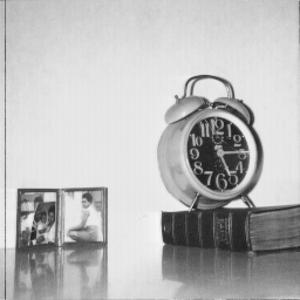
#> input picture data/image.jpg, 300 x 300 px
$ jupyter execute --allow-errors pybx_walkthrough_0.4.ipynb   (shell and % lines are left out)
#> lines starting #> are read from the running program, lines starting #| are printed output that depends on the picture
### pybx/anchor.py
"""Methods to generate anchor boxes of different aspect ratios.

Docs: https://thatgeeman.github.io/pybx/anchor.html.md"""

# AUTOGENERATED! DO NOT EDIT! File to edit: ../nbs/00_anchor.ipynb.

# %% auto #0
__all__ = [
    "MatchResult",
    "bx",
    "bxs",
    "get_gt_thresh_iou",
    "get_gt_max_iou",
    "get_gt_offsets",
]

# %% ../nbs/00_anchor.ipynb #642b16c6
import inspect
from dataclasses import dataclass

import math
import numpy as np
from fastcore.foundation import L, mask2idxs
from fastcore.utils import gt, is_listy
from numpy.typing import ArrayLike
from typing import Union
import json
from collections import defaultdict
import warnings

from .ops import named_idx
from .basics import get_bx, stack_bxs_inplace, BX_TYPE, BaseBx, Bx, bbx, get_bx
from .utils import get_edges, validate_boxes, as_tuple, reassign_label
from .excepts import NoGroundTruthBxs


@dataclass
class MatchResult:
    """Structured output from ground-truth/anchor matching.

    `box_ids` preserves the identity and input order of every ground-truth box.
    The remaining mappings use those same IDs as keys. Tuple unpacking and
    integer indexing expose `(matched_boxes, ious, masks)` for compatibility.
    """

    box_ids: tuple
    anchor_indices: dict
    ious: dict
    masks: dict
    matched_boxes: dict

    def __iter__(self):
        return iter((self.matched_boxes, self.ious, self.masks))

    def __getitem__(self, index):
        return (self.matched_boxes, self.ious, self.masks)[index]


# [41 lines left out: functions _resolve_box_ids, _pairwise_iou, not called in this run]


# %% ../nbs/00_anchor.ipynb #c881e876
def bx(
    image_sz: (int, tuple),
    feature_sz: (int, tuple),
    asp_ratio: float = None,
    clip: bool = True,
    named: bool = True,
    anchor_sfx: str = "a",
    min_visibility: float = 0.25,
) -> ArrayLike:
    """Calculate anchor box coords given an image size and feature size
    for a single aspect ratio.

    Parameters
    ----------
    image_sz : (int,tuple)
        image size (width, height)
    feature_sz : (int,tuple)
        feature map size (width, height)
    asp_ratio : float, optional
        aspect ratio (width:height), by default None
    clip : bool, optional
        whether to apply np.clip, by default True
    named : bool, optional
        whether to return (coords, labels), by default True
    anchor_sfx : str, optional
        suffix anchor label with anchor_sfx, by default "a"
    min_visibility : float, optional
        minimum visibility dictates the condition for a box to be considered
        valid. The value corresponds to the ratio of expected area of an anchor box
        to the calculated area after clipping to image dimensions., by default 0.25

    Returns
    -------
    ArrayLike
        anchor box coordinates in `pascal_voc` format
        if named=True, a list of anchor box labels are also returned.
    """
    labels = None
    image_sz = as_tuple(image_sz)
    feature_sz = as_tuple(feature_sz)
    asp_ratio = 1.0 if asp_ratio is None else asp_ratio
    # n_boxes = __mul__(*feature_sz)
    top_edges = get_edges(image_sz, feature_sz, op="noop")
    bot_edge = get_edges(image_sz, feature_sz, op="add")
    coords = np.hstack([top_edges, bot_edge])  # raw coords
    coords_wh = coords[:, 2:] - coords[:, :2]  # w -> xmax-xmin, h -> ymax-ymin
    coords_center = coords[:, 2:] - coords_wh / 2  # xmax-w/2, ymax-h/2
    # scale the dimension of width and height with asp ratios
    _w = coords_wh[:, 0] * math.sqrt(asp_ratio)
    _h = coords_wh[:, 1] / math.sqrt(asp_ratio)
    coords_asp_wh = np.stack([_w, _h], -1)
    xy_min = coords_center - coords_asp_wh / 2
    xy_max = coords_center + coords_asp_wh / 2
    coords = np.hstack([xy_min, xy_max])
    # check for valid boxes
    b = validate_boxes(
        coords, image_sz, feature_sz, clip=clip, min_visibility=min_visibility
    )
    if named:
        anchor_sfx = f"{anchor_sfx}_{feature_sz[0]}x{feature_sz[1]}_{asp_ratio:.1f}_"
        labels = named_idx(len(b), anchor_sfx)
    # init multibx
    b = get_bx(
        b,
        labels,
    )
    return (b.coords, b.label) if named else b.coords


# %% ../nbs/00_anchor.ipynb #6620aaf3
# [301 lines left out: functions bxs, get_gt_thresh_iou, get_gt_max_iou, get_gt_offsets, not called in this run]

### pybx/vis.py
"""Visualize stacks of bounding boxes, raw records, target annotations, and model logits.

Docs: https://thatgeeman.github.io/pybx/vis.html.md"""

# AUTOGENERATED! DO NOT EDIT! File to edit: ../nbs/05_vis.ipynb.

# %% auto #0
__all__ = [
    "draw_outline",
    "get_color",
    "get_extents",
    "draw_text",
    "draw_rectangle",
    "draw_boxes",
    "draw",
    "VisBx",
]

# %% ../nbs/05_vis.ipynb #bcb31c66
import importlib
import inspect
from collections import defaultdict

import numpy as np
from fastcore.basics import store_attr

from .basics import *
from .anchor import bx
from .ops import voc_keys
from .sample import get_example, get_given_array


# [170 lines left out: functions _require_matplotlib, draw_outline, get_color, get_extents, draw_text, draw_rectangle and 2 more, not called in this run]


# %% ../nbs/05_vis.ipynb #dee3f489
class VisBx:
    """VisBx is used to visualize the bounding boxes.
    The image on of which the bounding boxes are to be drawn can be instantiated with
    `VisBx()` if needed. Calling the `show()` method of the `VisBx()` instance accepts
    bounding box coordinates and labels that are to be shown.
    The boxes can be provided as any of the internal objects (`MultiBx`, `BaseBx`, ...)
    or as any other raw format accepted by the internal objects.

    Displaying image array and annotations object:
        This is the default approach used by VisBx(). If no arguments are passed, a tuple
        denoting the size for random noise `random_img_sz=(100, 100, 1)` is expected.
        Some arguments:
        :param image_arr: image array of shape `(H, W, C)`. If None, it is set to a
            random noise image of `image_sz=(100,100,3)` by default.
        :param annots: annotations is any accepted format (see above).

    Displaying from image and annotations file:
        To load and display the image, set `sample=True`.
        Some argmuments:
        :param ann_fn: annotations file name, default `annots.json`
        :param img_fn: image file name, default `image.jpg`
        :param load_ann: whether to load ann_fn or just the img_fn.
            If False, an empty annotations dict is returned: `dict(zip(voc_keys, [0, 0, 1, 1, '']))`
        :param pth: path to find `ann_fn` and `img_fn`, default `.`
        :param image_sz: size to resize the loaded image a different size (annotations scaled automatically)

    Common parameters:
        :param color: A dict of `color` can be passed to assign specific color to a
            specific `label` in the image: `color = {'frame': 'blue', 'clock': 'green'}`
        :param logits: Logits as `ndarray` that should be overlayed on top of the image
            or `bool` to generate random logits.
        :param feature_sz: Feature size to generate random logits if `logits` is not None.
    """

    def __init__(self, image_arr=None, image_sz=None, sample=False, **kwargs):
        if ("ann_fn" in kwargs) or ("img_fn" in kwargs) or sample:
            assert (
                image_sz is not None
            ), f"{inspect.stack()[0][3]} of {__name__}: Expected image_sz with sample=True"
            im, ann, lgt, clr = get_example(image_sz=image_sz, **kwargs)
        else:
            im, ann, lgt, clr = get_given_array(
                image_arr=image_arr, image_sz=image_sz, **kwargs
            )
        ann = get_bx(ann, no_check=True)
        store_attr("im, ann, lgt, clr")

    # [16 lines left out: function show, not called in this run]

### examples/pybx_walkthrough_0.4.ipynb
<a href="https://colab.research.google.com/github/thatgeeman/pybx/blob/master/nbs/pybx_walkthrough.ipynb" target="_parent"></a>

>⚠ Note: walkthrough for v0.4 or greater ⚠
>
>run `! pip freeze | grep pybx` to see the installed version.

# PyBx

PyBx is a simple python package to generate anchor boxes (aka default/prior boxes) for object detection tasks.

# SSD for Object Detection

This walkthrough is build around the [Single-Shot Detection (SSD)](https://arxiv.org/pdf/1512.02325.pdf) algorithm. The SSD can be imagined as an encoder-decoder model architecture, where the input image is fed into a `backbone` (encoder) to generate inital features, which then goes through a series of 2D convolution layers (decoders) to perform further feature extraction/prediction tasks at each layer. For a single image, each layer in the decoder produces a total of `N x (4 + C)` predictions. Here `C` is the number of classes (plus one for `background` class) in the detection task and 4 comes from the corners of the rectangular bounding box.

### Usage of the term Feature/Filter/Channel

Channel: RGB dimensione, also called a Filter

Feature: (W,H) of a single channel

## Example case
For this example, we assume that our input image is a single channel image is of shape `[B, 3, 300, 300]` where `B` is the batch size. Assuming that a pretrained `VGG-16` is our model `backbone`, the output feature shape would be: `[B, 512, 37, 37]`. Meaning that, 512 channels of shape `[37, 37]` were extracted from each image in the batch. In the subsequent decoder layers, for simplicity we double the channels while halving the feature shape using `3x3` `stride=2` convolutions (except for first decoder layer where convolution is not applied). This results in the following shapes:

```python
torch.Size([-1, 512, 37, 37])  # inp from vgg-16 encoder
torch.Size([-1, 1024, 18, 18]) # first layer logits
torch.Size([-1, 2048, 8, 8])   # second layer logits
torch.Size([-1, 4096, 3, 3])   # third layer logits
```

## Sample image
Image obtained from USC-SIPI Image Database.
The USC-SIPI image database is a collection of digitized images. It is maintained primarily to support research in image processing, image analysis, and machine vision. The first edition of the USC-SIPI image database was distributed in 1977 and many new images have been added since then.

Set working directory.

[cell 1]
import os
os.environ["DATADIR"] = "../data"

Install package if not already present.

## About anchor Boxes

We are expected to provide our models with "good" anchor (aka default/prior) boxes. Strong opinion: Our model is [only as good as the initial anchor boxes](https://towardsdatascience.com/anchor-boxes-the-key-to-quality-object-detection-ddf9d612d4f9) that we generate. Inorder to improve the coverage of our model, we tend to add additional anchor boxes of different aspect ratios. Now, for a single image, each layer in the decoder produces a total of `N x A x (4 + C)` predictions. Here `A` is the number of aspect ratios to generate additional anchor boxes.

### Task description

Our aim is to find the maximum number of anchor boxes in varying sizes `feature_szs` and aspect ratios `asp_ratios` across the entire image. We apply no filtering to get rid of low (IOU) anchors.

[cell 2]
feature_szs = [(37,37), (18,18), (8,8), (3,3)]

[cell 3]
asp_ratios = [1/2., 1., 2.]

[cell 4]
from operator import __mul__
n_boxes = sum([__mul__(*f) for f in feature_szs])
print(f'minimum anchor boxes with 1 aspect ratio: {n_boxes}')
print(f'minimum anchor boxes with {len(asp_ratios)} aspect ratios: {n_boxes*len(asp_ratios)}')

# Loading an image

[cell 5]
import cv2
from matplotlib import pyplot as plt
from pathlib import Path
import numpy as np
import json

[cell 6]
datadir = os.environ["DATADIR"]
datadir

[cell 7]
im = cv2.cvtColor(cv2.imread(f"{datadir}/image.jpg"), cv2.COLOR_BGR2RGB)
#> im is the input picture: shape (300, 300, 3); min 20, max 252, mean 186
im = cv2.resize(im, (256,256), interpolation=cv2.INTER_NEAREST)
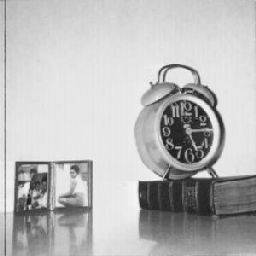
#> im: shape (256, 256, 3); min 22, max 252, mean 186.2
_ = plt.imshow(im)

[cell 8]
im.size
#> Out = 196608

We also make 2 truth bounding boxes `bbox` for this image around the clock and the photoframe in `pascal voc` format:

[cell 9]
bbox = [
    {
        "x_min": 130,
        "y_min": 63,
        "x_max": 225,
        "y_max": 180,
        "label": "clock"
    },
    {
        "x_min": 13,
        "y_min": 158,
        "x_max": 90,
        "y_max": 213,
        "label": "frame"
    }
]

Save annotations as a json file.

[cell 10]
datadir

[cell 11]
with open(f"{datadir}/annots.json", 'w') as f:
  f.write(json.dumps(bbox))

[cell 12]
type(bbox[0])

# Using PyBx

[cell 13]
from pybx import anchor

image_sz = (256, 256)     # W, H
feature_sz = (3, 3)       # number of features along W, H
asp_ratio = 1.            # aspect ratio of the anchor box

#> (the rest of this cell did not finish here and is left out)


There are several ways to visualize the anchors. First we import the `vis` method.

[cell 14]
from pybx import vis

[cell 15]
bbox

[cell 16]
image_sz

### Visualizing the locally stored `image.png` with provided bounding boxes.

[cell 17]
im.size
#> Out = 196608

[cell 18]
plt.imshow(im)

[cell 19]
image_arr = np.array(im)

#> (a cell that did not finish here is left out)


#> (a cell that did not finish here is left out)

Pass arguments to `show` method to overlay with calculated anchor boxes.

#> (a cell that did not finish here is left out)

### Using the `sample=True` parameter to load a file
By default it looks in the current path `pth="."` for an image file `img_fn="image.png"` and annotations file `ann_fn="annots.json"`.

[cell 23]
datadir = Path(datadir)

#> (a cell that did not finish here is left out)


#> (a cell that did not finish here is left out)

### Using randomly generated noise as `image_arr`

[cell 26]
image_sz

#> (a cell that did not finish here is left out)


$ run again, with data/box-1.png saved as data/image.jpg
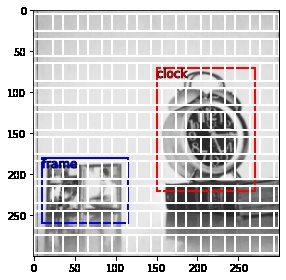
#> input picture data/box-1.png, 286 x 280 px
#> `im = cv2.resize(im, (256,256), interpolation=cv2.INTER_NEAREST)`:
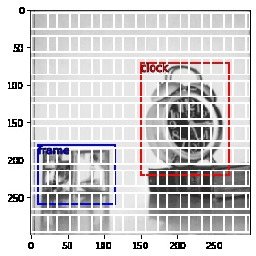
#> im: shape (256, 256, 3); mean R, G, B 209.6, 207.1, 208.6

$ run again, with data/box-2.png saved as data/image.jpg
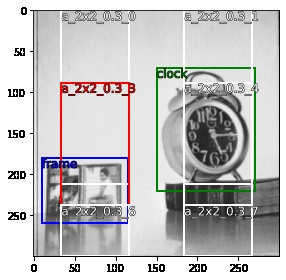
#> input picture data/box-2.png, 286 x 280 px
#> `im = cv2.resize(im, (256,256), interpolation=cv2.INTER_NEAREST)`:
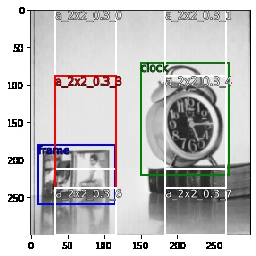
#> im: shape (256, 256, 3); mean R, G, B 194.3, 193.4, 193.6

$ run again, with data/box-3.png saved as data/image.jpg
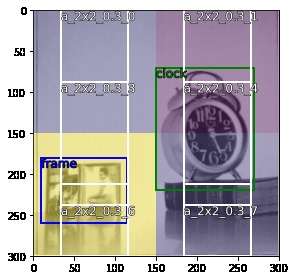
#> input picture data/box-3.png, 295 x 280 px
#> `im = cv2.resize(im, (256,256), interpolation=cv2.INTER_NEAREST)`:
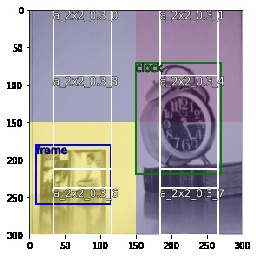
#> im: shape (256, 256, 3); mean R, G, B 177, 171.7, 174.2
